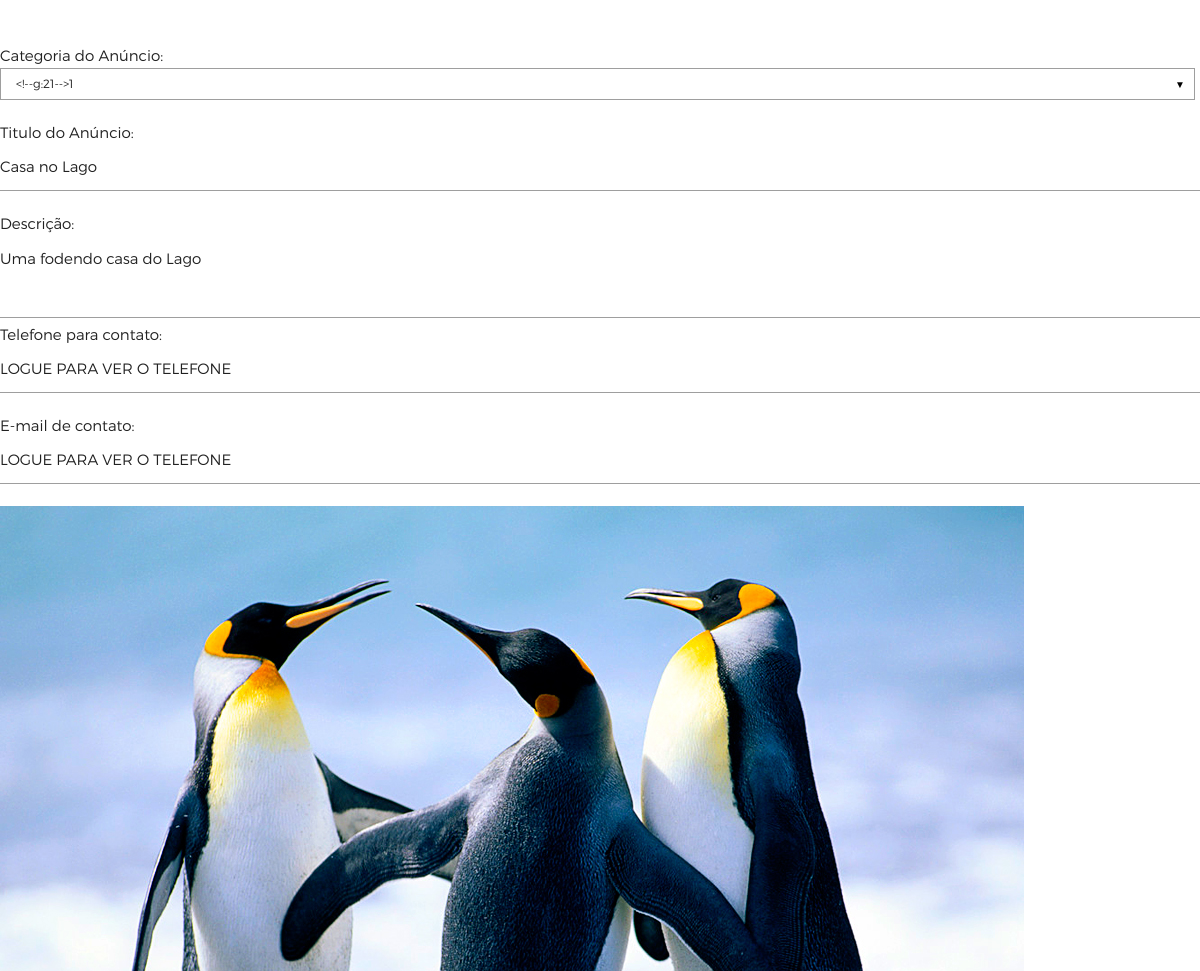
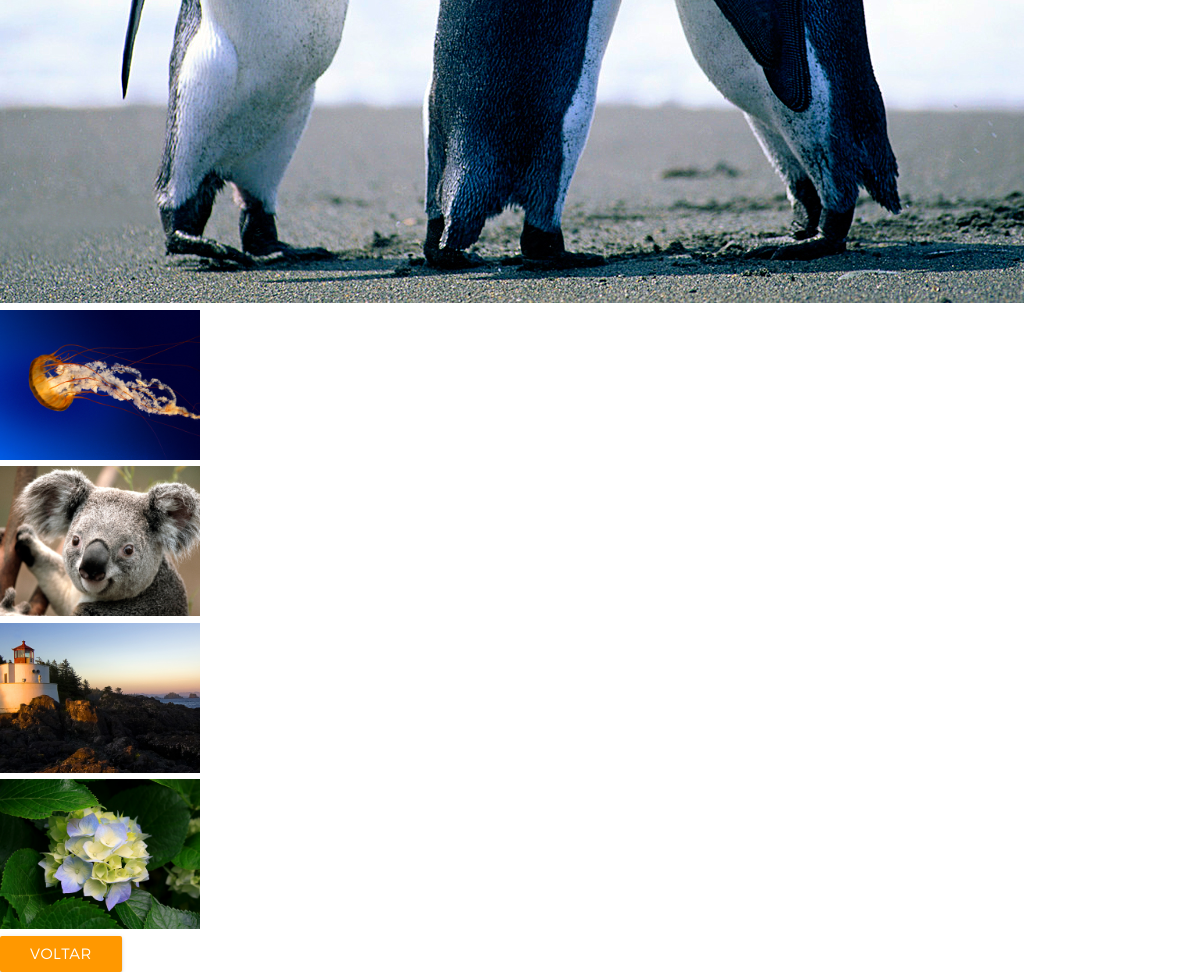
The app's page /post_view.php?id=26&title=Casa no Lago with its own data (2 pictures, top to bottom).
### tables this page shows
CREATE TABLE `anuncios` (
  `id` int(11) NOT NULL,
  `titulo` varchar(255) NOT NULL,
  `descricao` mediumtext NOT NULL,
  `preco` varchar(15) NOT NULL,
  `telefone` varchar(255) NOT NULL,
  `cidade` varchar(255) NOT NULL,
  `id_user` int(11) NOT NULL,
  `emailcontato` varchar(255) NOT NULL,
  `categoria` varchar(255) NOT NULL,
  `imagemcapa` mediumtext NOT NULL
);

CREATE TABLE `imagensanuncios` (
  `id` int(11) NOT NULL,
  `arquivo` varchar(255) NOT NULL,
  `id_post` int(15) NOT NULL
);

### assets/php/conn.php (called while the page is built, shortened)
<?php
$pathToAcess = "assets/anuncios/";
?>

### post_view.php (the view, shortened to what this page needs)
<?php require_once 'assets/php/conn.php'; ?>
<?php
$id = $_REQUEST['id'];
$queryAnuncio = "SELECT * FROM anuncios
WHERE '$id' = id";
$result = mysqli_query($conn, $queryAnuncio) or die(mysqli_error($conn));
$rowAnuncio = mysqli_fetch_assoc($result);
$id = $rowAnuncio['id'];
$titulo = $rowAnuncio['titulo'];
$descricao = $rowAnuncio['descricao'];
$telefone = $rowAnuncio['telefone'];
$emailcontato = $rowAnuncio['emailcontato'];
$imagemcapa = $rowAnuncio['imagemcapa'];
$queryImagens = "SELECT * FROM imagensanuncios WHERE '$id' = id_post";
$resultImagens = mysqli_query($conn, $queryImagens);
?>
<!DOCTYPE html>
<html lang="en">
<head>
	<?php require_once 'assets/php/styles.php'; ?>
</head>
<body>
	<input type="hidden" name="id" placeholder="Qual seu nome?" value="<?php echo $id ?>" required><br/><br/>
	Categoria do Anúncio:<BR />
	<BR />
	Titulo do Anúncio:<br/>
	<input type="text" name="titulo" placeholder="Qual seu nome?" value="<?php echo $titulo?>" required><br/><br/>
	Descrição:<br/>
	<textarea id="descricao" name="descricao" class="materialize-textarea"><?php echo $descricao?></textarea>
	<?php
	if((isset($_SESSION['nome']) == true)) {
		?>
		Telefone para contato:<br/>
		<input type="text" name="telefone" value="<?php echo $telefone?>" placeholder="Qual sua cidade?" required><br/><br/>
		E-mail de contato:<br />
		<input type="text" name="emailcontato" placeholder="" value="<?php echo $emailcontato; ?>" required><br/><br/>
		<?php
	} else {
		?>
		Telefone para contato:<br/>
		<input type="text" name="telefone" value="LOGUE PARA VER O TELEFONE" placeholder="Qual sua cidade?" required><br/><br/>
		E-mail de contato:<br />
		<input type="text" name="emailcontato" placeholder="" value="LOGUE PARA VER O TELEFONE" required><br/><br/>
		<?php
	}
	?>
	<img src="<?php echo $pathToAcess.$imagemcapa ?>">
	<BR>
	<?php
	while($rowImagens = mysqli_fetch_assoc($resultImagens)) {
		?>
		<img src="<?php echo $pathToAcess.$rowImagens['arquivo']; ?>" width="200px"><BR>
		<?php
	}
	?>
	<a href="posts.php" class="btn orange">Voltar</a>
</body>
</html>

### assets/css/style.css (style rules this page uses)
body { margin: 0; padding: 0; box-sizing: border-box; font-family: 'Montserrat Light'; overflow-x: hidden; background: white; }
input[type=text]::placeholder, input[type=number]::placeholder, input[type=password]::placeholder { color: lightgray; font-size: .8rem; margin: 0px !important; padding-left: 10px }

### records on screen
anuncios: titulo "Casa no Lago", descricao "Uma fodendo casa do Lago", imagemcapa (picture)
imagensanuncios: arquivo (picture)
imagensanuncios: arquivo (picture)
imagensanuncios: arquivo (picture)
imagensanuncios: arquivo (picture)
